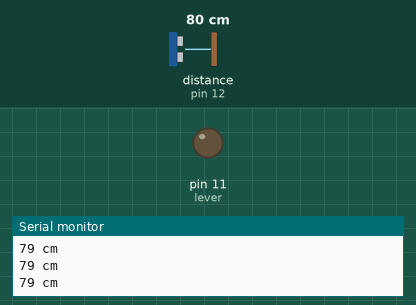
Recording of a sketch running on a simulated Arduino Uno, built with avr-gcc and run on an emulated ATmega328P. Parts: output pins drawn as LEDs (lit = HIGH), the last lines printed to the serial monitor. Wiring (inferred from the names in the program): ultrasonic range finder: trigger pin 13; echo pin 12. Inputs (shaded band) come from the test bench; at power-on: distance to the obstacle (sensor on pin 12) 80 cm. The echo pulse lasts 58.3 µs per cm; pins used as bus, display or sensor lines are not drawn.

Above: at 1.3 s.
1.4 s: distance to the obstacle (sensor on pin 12) set to 27 cm
2.9 s: distance to the obstacle (sensor on pin 12) set to 22 cm
At 3.9 s:
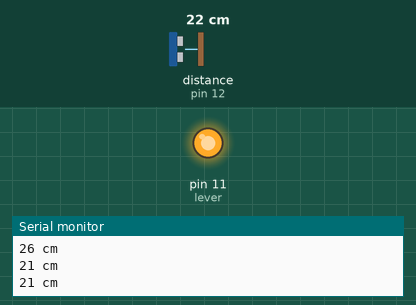
4.5 s: distance to the obstacle (sensor on pin 12) set to 35 cm
At 5.3 s:
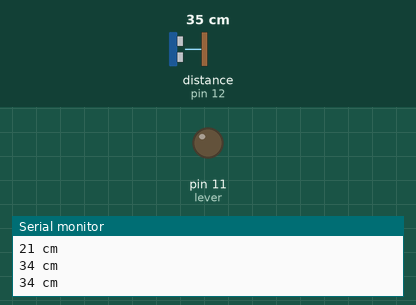
6.0 s: distance to the obstacle (sensor on pin 12) set to 2 cm
At 6.7 s:
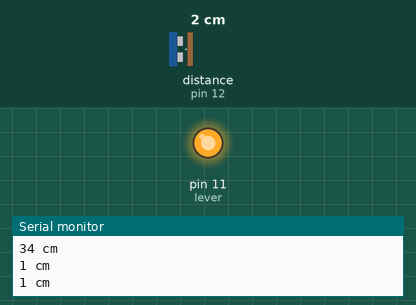
Timing chart, 0 to 8.5 s (numbered marks = the images above; inputs shaded):
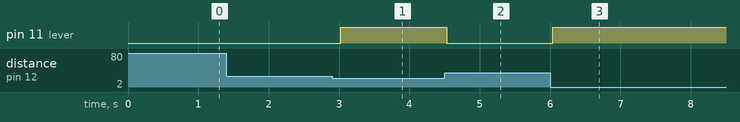

The sketch:

bot2.ino
```cpp
#define trigPin 13
#define echoPin 12
#define lever 11


void setup() {
  Serial.begin (9600);
  pinMode(trigPin, OUTPUT);
  pinMode(echoPin, INPUT);
  pinMode(lever, OUTPUT);
}

void loop() {
  long duration, distance;
  digitalWrite(trigPin, LOW);  // Added this line
  delayMicroseconds(2); // Added this line
  digitalWrite(trigPin, HIGH);
//  delayMicroseconds(1000); - Removed this line
  delayMicroseconds(10); // Added this line
  digitalWrite(trigPin, LOW);
  duration = pulseIn(echoPin, HIGH);
  distance = (duration/2) / 29.1;
  if (distance <= 23) {  // This is where the Lever On/Off happens
    digitalWrite(lever,HIGH);

}
  else {
    digitalWrite(lever,LOW);
  }
     Serial.print(distance);
    Serial.println(" cm");
     //Serial.print(11); //need to write to that it shows the voltage going to pin11
  delay(500);
}
```

Measured:
- the behaviour switches between 25 and 24 cm on distance to the obstacle (sensor on pin 12) (found by bisection; images 0 and 1)
- after the input at 2.9 s, pin 11 (lever): LOW → HIGH after 0.13 s
- after the input at 4.5 s, pin 11 (lever): HIGH → LOW at once
- after the input at 6.0 s, pin 11 (lever): LOW → HIGH at once
